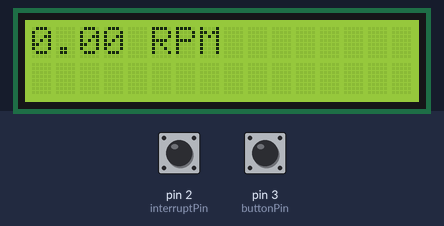
Simulated run of this sketch. Board: Arduino Uno, built with avr-gcc and run on an emulated ATmega328P. Shown: 16×2 character LCD. The test bench sets the inputs (shaded band); at power-on: pin 3 (buttonPin) HIGH, pin 2 (interruptPin) HIGH. What the sketch prints to the serial monitor is not drawn.

Above: at 1.6 s.
1.7 s: pin 3 (buttonPin) pulled LOW for 0.15 s
At 2.6 s:
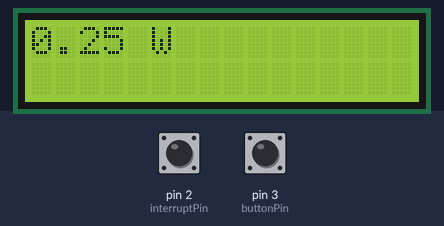
3.3 s: pin 3 (buttonPin) pulled LOW for 1 s
At 3.7 s:
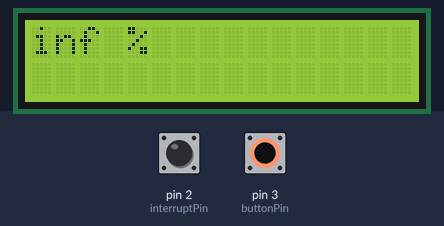
7.4 s: pin 3 (buttonPin) pulled LOW for 3.2 s
At 8.1 s:
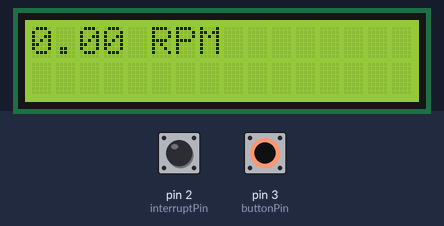
Timing chart, 0 to 10.4 s (numbered marks = the images above; inputs shaded):
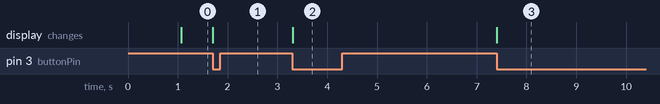

The sketch:

LCD_Pushbutton.ino
```cpp
#include<LiquidCrystal.h>

LiquidCrystal lcd(8,9,10,11,12,13);

//Pin labels
const int interruptPin = 2;  //input pin to be interrupted

//Global variables
int breakCount = 0;          //number of times IR sensor is interrupted
unsigned long startTime = 0; //time to start each RPM calculation
unsigned long endTime = 0;   //time to end each RPM calculation
float rpm = 0;               //windmill revolutions per minute
float numberOfBlades = 4;    //number of windmill blades
float motorEff = 0;          //efficiency of the motor
float sysEff = 0;            //efficiency of the system
float tIn = 0;               //torque of the windmill
float tOut = 0;              //torque of the DC motor
float pInMotor = 0;          //power of the motor input
float pIn = 0;               //power of the windmill
float pOut = 0;              //power of the DC motor

int displaySetting = 1;                       //default LCD display setting (RPM)
const int MAX_DISPLAYS = 3;                   //total number of LCD display settings
const int buttonPin = 3;                      //input pin for pushbutton
unsigned long lastDisplaySwitch = millis ();  //marks time that the last time LCD setting was changed
const int DISPLAY_DELAY = 250;                //delay time before LCD setting can be changed

void setup() {

  lcd.begin(16,2);    //LCD setup
  lcd.display();

  pinMode(interruptPin, INPUT);                                          //IR interrupt setup
  attachInterrupt(digitalPinToInterrupt(interruptPin), broken, FALLING); //broken function called each time interrupt pin has falling signal

  pinMode(buttonPin, INPUT); //changes the LCD display every time the button is pressed
  attachInterrupt(digitalPinToInterrupt(buttonPin), changeDisplaySetting, FALLING);

  Serial.begin(9600);  //Serial interface for debugging
}

void loop() {

   if (breakCount >= 30) {                                            //calculates rpm every 30 interruptions
    endTime = millis();                                               //records the time for 30 interruptions
    rpm = ((breakCount/numberOfBlades)/(endTime - startTime))*60000;  //calculates revolutions per minute
    Serial.println(rpm);                                              //prints rpm on serial monitor for debugging
    breakCount = 0;                                                   //resets number of recorded interruptions to 0
  }

  pOutCalc();    //runs function to calculate power output
  sysEffCalc();  //runs function to calcualte system efficiency

  delay(1000);
  displayLCD(); //Only changes LCD display once per second
}

void broken() {             //function run each time IR interruption occurs
  if (breakCount == 0) {
    startTime = millis();   //resets the start time for each new interval of 30 interruptions
    Serial.print(startTime);
  }
  breakCount++;             //adds 1 to breakCount each time IR interruption occurs
}

void pOutCalc() {                                          //function used to calculate power output
  tOut = ((rpm-1600)/(-5))*0.0000980665;                                //torque output equation
  pInMotor = -0.000428*tOut*tOut+0.136943*tOut+0.000739;    //motor power input equation
  if (tOut<=48) {                                          //motor efficiency equations
    motorEff = -0.001618*tOut*tOut+0.363542*tOut+49.376500;
  }
  else {
    motorEff = -0.000434*tOut*tOut-0.072269*tOut+67.566800;
  }
  pOut = motorEff*pInMotor;                                //power output equation in watts
}

void sysEffCalc() {                        //function used to calculate system efficiency
  tIn = 8*tOut;               //torque input equation
  pIn = (tIn*rpm)/9549;                      //power input equation
  sysEff = (pOut/pIn)/2;            //converts power output to kilowatts and calculates system efficiency percentage
}

void displayLCD()         //called whenever the LCD is called to be updated
{
  switch(displaySetting)  //changes LCD display depending on number of button presses
  {
    case 1:
      lcd.clear();        //clears LCD screen
      lcd.print(rpm);     //displays rpm value
      lcd.print(" RPM");   //includes units
      break;              //exits switch statement
    case 2:
      lcd.clear();        //clears LCD screen
      lcd.print(pOut);    //displays power output in watts
      lcd.print(" W");     //includes units
      break;              //exits switch statement
    case 3:
      lcd.clear();        //clears LCD screen
      lcd.print(sysEff);  //displays system efficiency percentage
      lcd.print(" %");     //includes percentage sign
      break;              //exits switch statement
    default:
      lcd.clear();                      //clears LCD screen
      lcd.print("Unknown Setting!");    //displays this if unknown input is received by the button input pin
  }
}

void changeDisplaySetting()
{
  if(lastDisplaySwitch + DISPLAY_DELAY < millis()) {   //Only lets you switch display every DISPLAY_DELAY milliseconds
    lastDisplaySwitch = millis();
    Serial.println("Switching display");
    displaySetting++;
    if(displaySetting > MAX_DISPLAYS) {
      displaySetting = 1;
    }
    displayLCD();
  }
}
```

Measured:
- after the input at 1.7 s, the display: changes at once (image 1)
- after the input at 3.3 s, the display: changes at once (image 2)
- after the input at 7.4 s, the display: changes at once (image 3)
